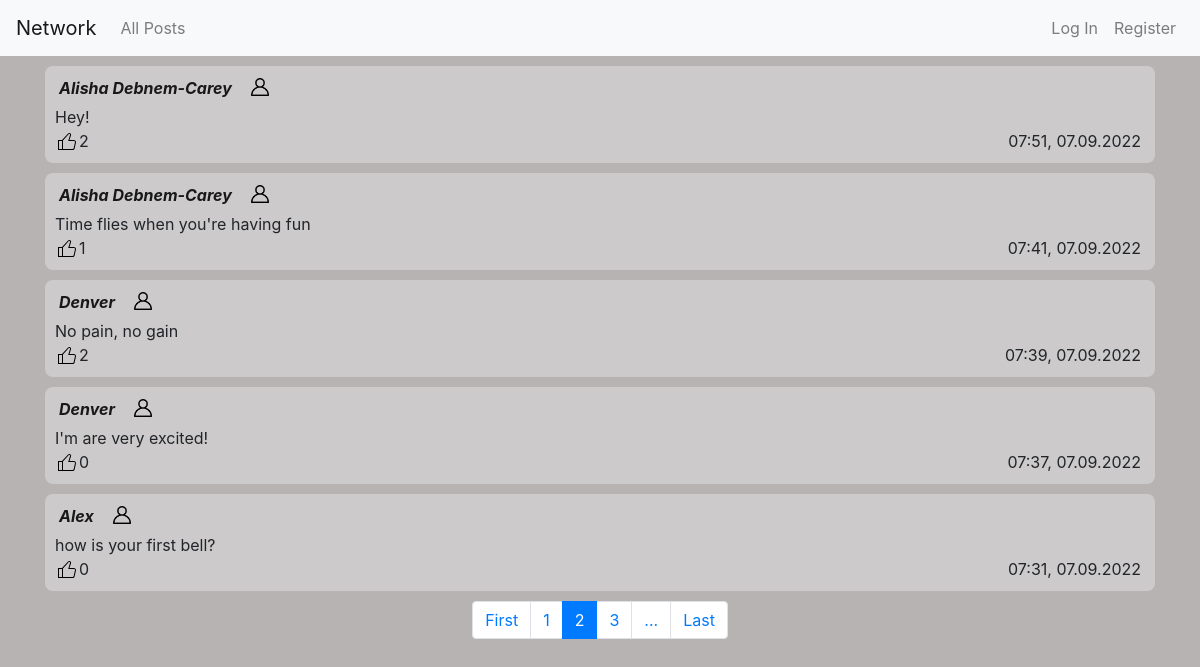
Screenshot of /?page=2 with the database file from the repository.
### network/models.py (models this page shows, shortened)
class Post(models.Model):
    author = models.ForeignKey(User, on_delete = models.CASCADE, related_name = "authorUser")
    textarea = models.TextField(max_length = 5000)
    timestamp = models.DateTimeField(auto_now_add=True)
    likes = models.ManyToManyField(User, related_name = "likes", blank = True)

class User(AbstractUser):
    pass

### network/views.py (the view, shortened to what this page needs)
# urls.py: path("", views.index, name="index"),
def index(request):
    posts = Post.objects.all().order_by('-timestamp')
    followingUserList = []
    if request.user.is_authenticated:
        followings = Following.objects.filter(user = request.user)
        if followings:
            for extractList in followings:
                for unit in extractList.who.all():
                    followingUserList.append(unit.username)
    forrange = math.ceil(len(posts)/N)+1
    paginator = Paginator(posts, N)
    page_number = request.GET.get('page')
    page_obj = paginator.get_page(page_number)
    return render(request, "network/index.html", {
        "page_obj": page_obj,
        "form": Postform(),
        "range": range(1, forrange),
        "followings": followingUserList,
    })

### network/templates/network/index.html (shortened to what this page needs)
{% extends "network/layout.html" %}
{% block body %}
    <div class="container">
        {% for post in page_obj %}
            <div class="comment comment-{{post.id}}">
                <div class="d-flex flex-row align-items-center flexgap margbot5">
                    <a class="linkForUser frame" href="{% url 'profile' post.author %}"> {{ post.author }} </a>
                    {% if user.is_authenticated %}
                        {% if post.author.username in followings %}
                            <button onclick="subscribeFunction(this)" title="unsubscribe" class="subscribe" type="submit" data-author="{{post.author}}" data-substatus="true" >
                                <img src="/static/network/black.png" class="imagepad" width="18px" height="18px">
                            </button>
                        {% elif request.user == post.author %}
                        {% else %}
                            <button onclick="subscribeFunction(this)" title="subscribe" class="subscribe" type="submit" data-author="{{post.author}}" data-substatus="false" >
                                <img src="/static/network/white.png" class="imagepad" width="18px" height="18px">
                            </button>
                        {% endif %}
                    {% else %}
                        <img src="/static/network/white.png" class="imagepad" width="18px" height="18px">
                    {% endif %}
                </div>
                <div class="divPostArea-{{post.id}}">
                    <p class="postArea-{{post.id}}">
                        {{ post.textarea }}
                    </p>
                </div>
                <span class="frame floatRight">
                    {{ post.timestamp|date:'H:i, d.m.Y'}}
                </span>
                <div class="likediv">
                    <span class="likeCount-{{post.id}}">
                        {{ post.likes.all|length }}
                    </span>
                </div>
            </div>
        {% empty %}
            <div class="comment">
                <p class="centerText">You haven't got following people yet</p>
            </div>
        {% endfor %}
    </div>
    <nav class="pagnav">
        <ul class="pagination justify-content-center">
            {% if page_obj.number == 1 %}
                <li class="page-item disabled"><a class="page-link" href="?page=1">First</a></li>
            {% else %}
                <li class="page-item"><a class="page-link" href="?page=1">First</a></li>
            {% endif %}
            {% if page_obj.paginator.num_pages < 4 %}
                {% for i in range %}
                    {% if page_obj.number == i %}
                        <li class="page-item active"><a class="page-link" href="?page={{ i }}"> {{ i }} </a></li>
                    {% else %}
                        <li class="page-item"><a class="page-link" href="?page={{ i }}"> {{ i }} </a></li>
                    {% endif %}
                {% endfor %}
            {% else %}
                {% if page_obj.number == 1 %}
                    <li class="page-item active"><a class="page-link" href="?page={{ page_obj.number }}"> {{ page_obj.number }} </a></li>
                    <li class="page-item "><a class="page-link" href="?page={{ page_obj.next_page_number }}">{{ page_obj.next_page_number }}</a></li>
                    <li class="page-item "><a class="page-link" href="?page={{ page_obj.number|add:'2' }}">{{ page_obj.number|add:'2' }}</a></li>
                    {% if page_obj.number|add:'2' < page_obj.paginator.num_pages %}
                        {% if page_obj.number|add:'3' == page_obj.paginator.num_pages %}
                            <li class="page-item "><a class="page-link" href="?page={{ page_obj.number|add:'3' }}">...</a></li>
                        {% else %}
                            <li class="page-item "><a class="page-link" href="?page={{ page_obj.number|add:'4' }}">...</a></li>
                        {% endif %}
                    {% endif %}
                {% else %}
                    <li class="page-item "><a class="page-link" href="?page={{ page_obj.number|add:'-1' }}"> {{ page_obj.number|add:'-1' }} </a></li>
                    <li class="page-item active"><a class="page-link" href="?page={{ page_obj.number }}">{{ page_obj.number }}</a></li>
                    <li class="page-item "><a class="page-link" href="?page={{ page_obj.number|add:'+1' }}">{{ page_obj.number|add:'1' }}</a></li>
                    {% if page_obj.number|add:'1' < page_obj.paginator.num_pages %}
                        {% if page_obj.number|add:'2' == page_obj.paginator.num_pages %}
                            <li class="page-item "><a class="page-link" href="?page={{ page_obj.number|add:'2' }}">...</a></li>
                        {% else %}
                            <li class="page-item "><a class="page-link" href="?page={{ page_obj.number|add:'3' }}">...</a></li>
                        {% endif %}
                    {% endif %}
                {% endif %}
            {% endif %}
            {% if page_obj.number == page_obj.paginator.num_pages %}
                <li class="page-item disabled"><a class="page-link" href="?page={{ page_obj.paginator.num_pages }}">Last</a></li>
            {% else %}
                <li class="page-item"><a class="page-link" href="?page={{ page_obj.paginator.num_pages }}">Last</a></li>
            {% endif %}
        </ul>
    </nav>
{% endblock %}

### network/static/network/styles.css (style rules this page uses)
body { background-color: rgb(184, 179, 179); background-image: url("https://www.transparenttextures.com/patterns/graphy-dark.png"); user-select: none; }
p { margin: 0; user-select: text; word-break: break-all; }
.comment { width: 100%; height: 100%; margin-bottom: 10px; margin-top: 10px; padding: 10px 10px; border-radius: 8px; background-color: #d6d6d6a9; }
.floatRight { float: right; }
.frame { width: fit-content; background-color: transparent; padding-left: 4px; padding-right: 4px; }
.linkForUser { color: rgb(24, 24, 24); font-style: italic; font-weight: bold; }
.likediv { display: flex; align-items: flex-end; }
.imagepad { margin-bottom: 2px; }
.margbot5 { margin-bottom: 5px;; }
.flexgap { gap: 15px; }

### rows the page displays
Post: author "Alisha Debnem-Carey", textarea "Hey!", timestamp "07:51, 07.09.2022", likes.all|length "2"
Post: author "Alisha Debnem-Carey", textarea "Time flies when you're having fun", timestamp "07:41, 07.09.2022", likes.all|length "1"
Post: author "Denver", textarea "No pain, no gain", timestamp "07:39, 07.09.2022", likes.all|length "2"
Post: author "Denver", textarea "I'm are very excited!", timestamp "07:37, 07.09.2022", likes.all|length "0"
Post: author "Alex", textarea "how is your first bell?", timestamp "07:31, 07.09.2022", likes.all|length "0"

### other values shown
{{ page_obj.number|add:'-1' }} "1"
{{ page_obj.number }} "2"
{{ page_obj.number|add:'1' }} "3"
